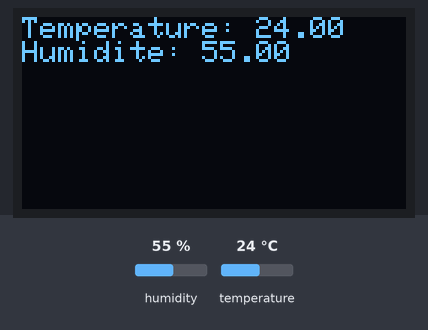
Bench run of a sketch on a simulated Arduino Uno, built with avr-gcc and run on an emulated ATmega328P. Shown: 128×64 one-colour display. The inputs (shaded band) are chosen by the test bench; at power-on: humidity 55 %, temperature 24 °C. What the sketch prints to the serial monitor is not drawn.

Above: at 3.2 s.
3.3 s: humidity set to 22 %
At 4.4 s:
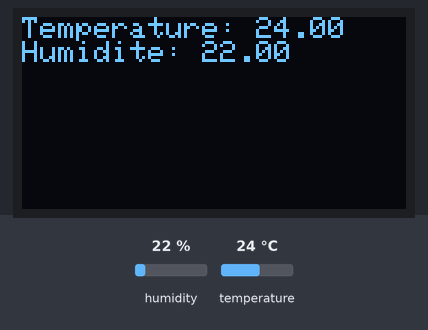
6.0 s: temperature set to 12 °C
At 7.3 s:
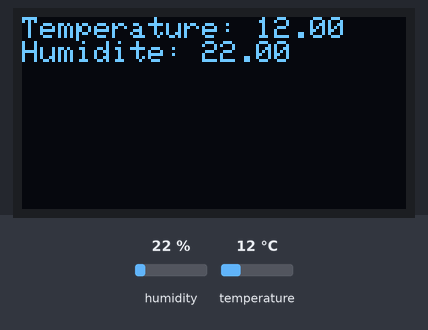
8.7 s: humidity set to 40 %
At 10.6 s:
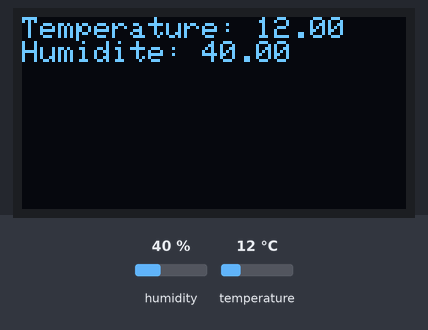
11.7 s: temperature set to 19 °C
Timing chart, 0 to 14.7 s (numbered marks = the images above; inputs shaded):
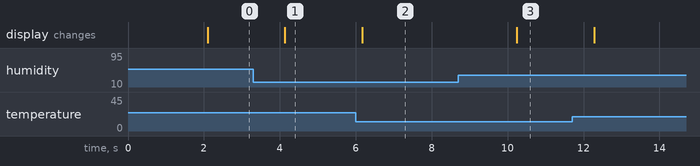

The sketch:

dht_lecture.ino
```cpp
#include <DHT.h>
#include <Wire.h>
#include <Adafruit_GFX.h>
#include <Adafruit_SSD1306.h>

#define DHTPIN 2
#define DHTTYPE DHT22
#define SCREEN_WIDTH 128
#define SCREEN_HEIGHT 64
#define OLED_RESET -1
#define SCREEN_ADDRESS 0x3C

DHT dht(DHTPIN, DHTTYPE);
Adafruit_SSD1306 display(SCREEN_WIDTH, SCREEN_HEIGHT, &Wire, OLED_RESET);

void setup() {
  Serial.begin(9600);
  dht.begin();

  Serial.println("Initialisation du capteur DHT22...");

  if(!display.begin(SSD1306_SWITCHCAPVCC, SCREEN_ADDRESS)) {
    Serial.println(F("Echec initialisation ecran OLED"));
    for(;;);
  }

  Serial.println("Ecran OLED initialise avec succes!");

  display.clearDisplay();
  display.setTextSize(1);
  display.setTextColor(SSD1306_WHITE);
  display.setCursor(0,0);
  display.println("Initialisation...");
  display.display();
  delay(2000);
}

void loop() {
  float temperature = dht.readTemperature();
  float humidite = dht.readHumidity();

  if (isnan(temperature) || isnan(humidite)) {
    display.clearDisplay();
    display.setCursor(0,0);
    display.println("Erreur de lecture!");
    display.display();
    delay(2000);
    return;
  }

  display.clearDisplay();
  display.setTextSize(1);
  display.setCursor(0,0);
  display.print("Temperature: ");
  display.println(temperature);
  display.print("Humidite: ");
  display.println(humidite);
  display.display();

  Serial.print("Temperature: ");
  Serial.print(temperature);
  Serial.print(" °C, Humidite: ");
  Serial.print(humidite);
  Serial.println(" %");

  delay(2000);
} 
```

Measured:
- after the input at 3.3 s, the display: changes after 0.83 s (image 1)
- after the input at 6.0 s, the display: changes after 0.17 s (image 2)
- after the input at 8.7 s, the display: changes after 1.5 s (image 3)
